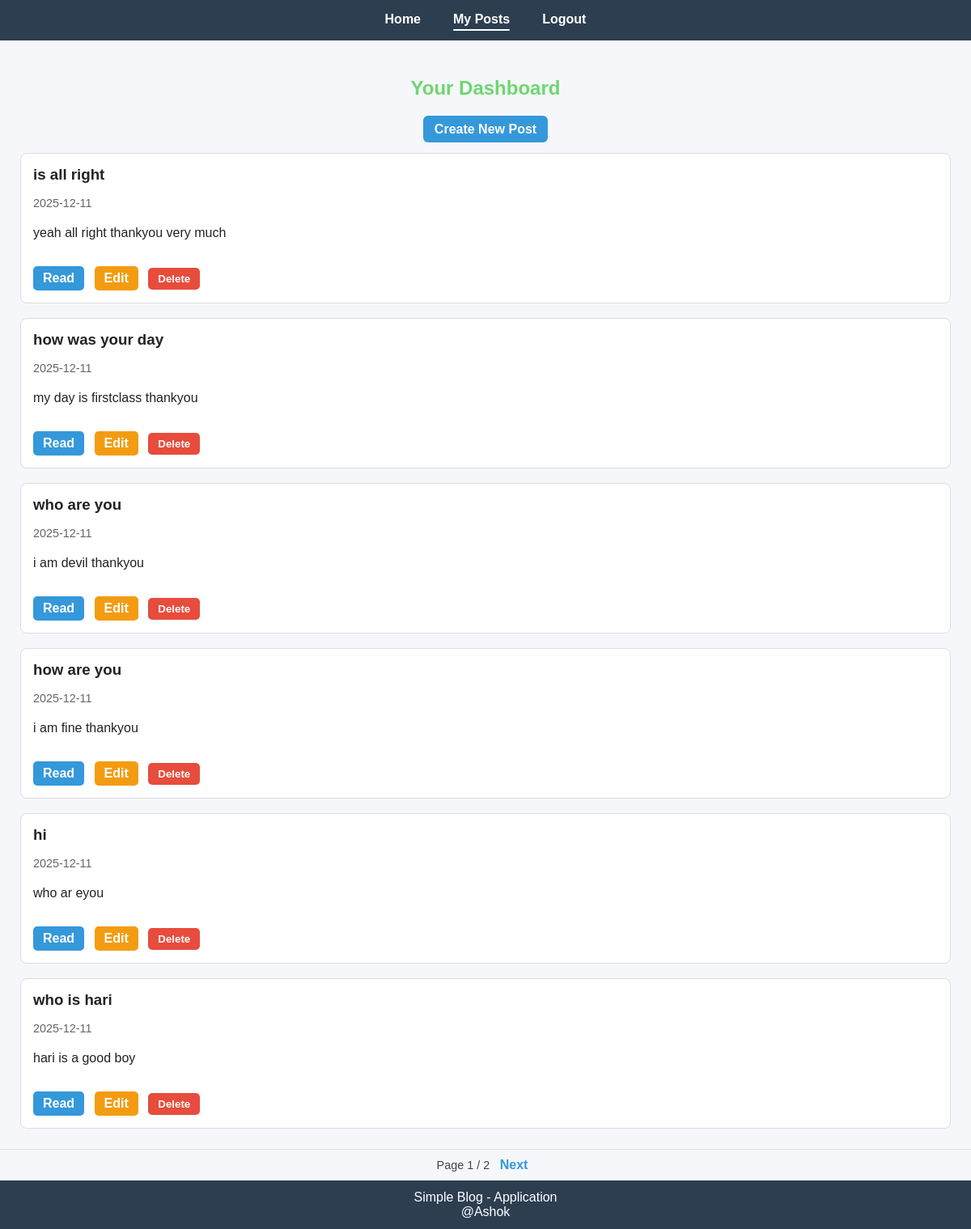
/myposts (signed in), run on an earlier commit of the app's database.
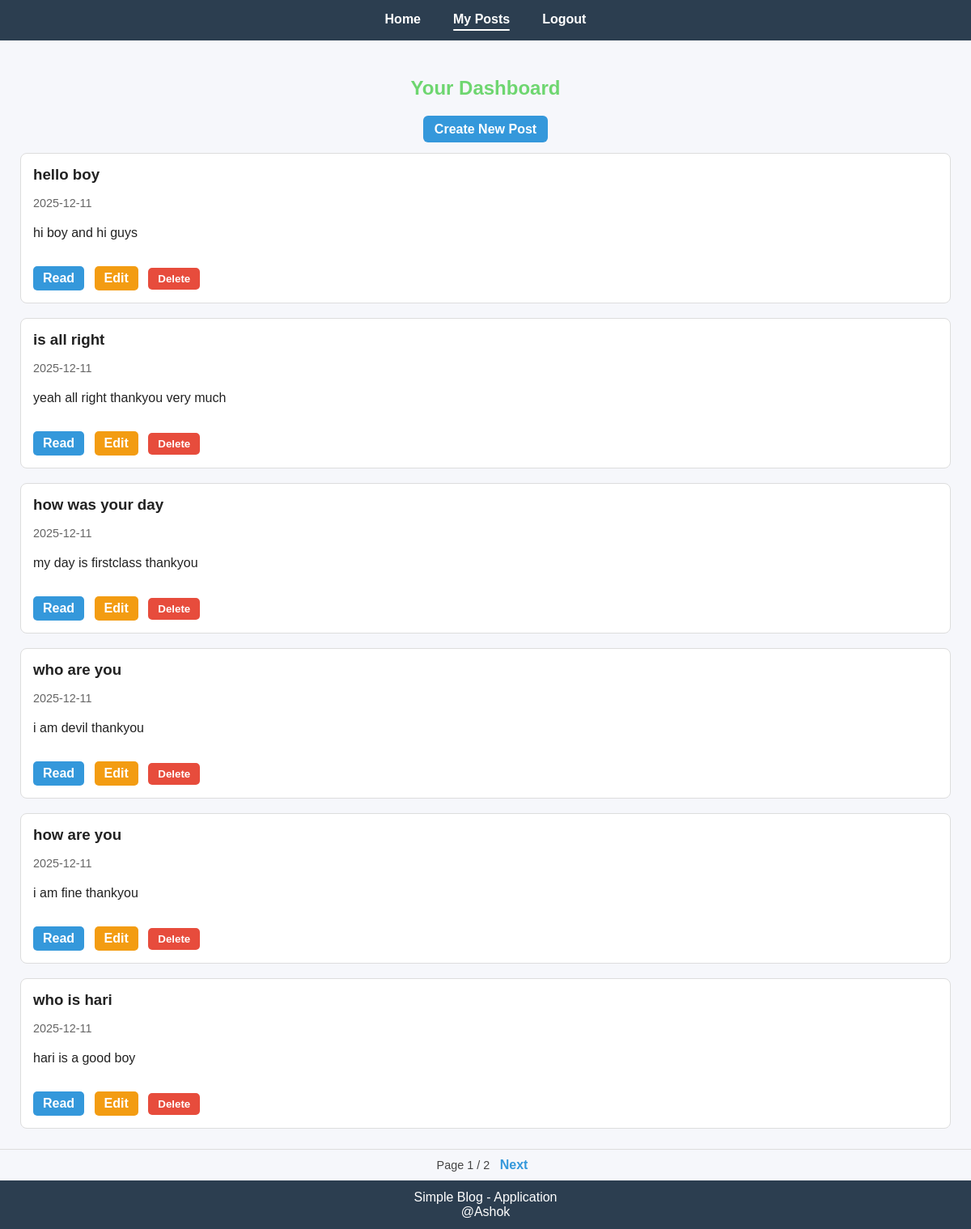
And on a later commit of the database.
### models.py (models this page shows, shortened)
class Post(db.Model):
    id = db.Column(db.Integer, primary_key=True)
    title = db.Column(db.String(200), nullable=False)
    body = db.Column(db.Text, nullable=False)
    created_at = db.Column(db.DateTime, default=datetime.utcnow)
    author_id = db.Column(db.Integer, db.ForeignKey('user.id'))
    author = db.relationship('User', backref=db.backref('posts', lazy=True))

### app.py (the view)
@app.route('/myposts')
def my_posts():
    user = get_current_user()
    if not user:
        return redirect(url_for('login'))
    page = request.args.get('page', 1, type=int)
    posts = Post.query.filter_by(author_id=user.id).order_by(
        Post.created_at.desc()
    ).paginate(page=page, per_page=POSTS_PER_PAGE)
    return render_template('myposts.html', posts=posts, user=user)

### app.py (called while the page is built)
def get_current_user():
    uid = session.get('user_id')
    if not uid:
        return None
    return db.session.get(User, uid)

### templates/myposts.html (shortened to what this page needs)
{% extends 'base.html' %}
{% block content %}
<h2 class="welcome-msg">Your Dashboard</h2>
<div style="text-align:center; margin-bottom: 20px;margin-top: 20px; ">
    <a class="button" href="{{ url_for('create') }}">Create New Post</a>
</div>
<div class="posts">
    {% if posts.items %}
    {% for post in posts.items %}
    <article class="post">
        <h3>{{ post.title }}</h3>
        <p class="meta">{{ post.created_at.strftime('%Y-%m-%d') }}</p>
        <p>{{ post.body[:150] }}{% if post.body|length > 150 %}...{% endif %}</p>
        <div class="actions">
            <a href="/post/{{ post.id }}">Read</a>
            <a href="/edit/{{ post.id }}">Edit</a>
            <form action="/delete/{{ post.id }}" method="post" style="display: inline;">
                <button type="submit" class="delete-btn">Delete</button>
            </form>
        </div>
    </article>
    {% endfor %}
    {% else %}
    <p style="text-align:center; color:#666;">No posts available.</p>
    {% endif %}
</div>
{% endblock %}
{% block bottom_controls %}
<div class="pagination">
    <span>Page {{ posts.page }} / {{ posts.pages }}</span>
    {% if posts.has_next %}
    <a href="{{ url_for('my_posts', page=posts.next_num) }}">Next</a>
    {% endif %}
</div>
{% endblock %}

What changed in the data, as far as the page shows it:
removed Post: title "hi", created_at "2025-12-11", body "who ar eyou"
added Post: title "hello boy", created_at "2025-12-11", body "hi boy and hi guys"
